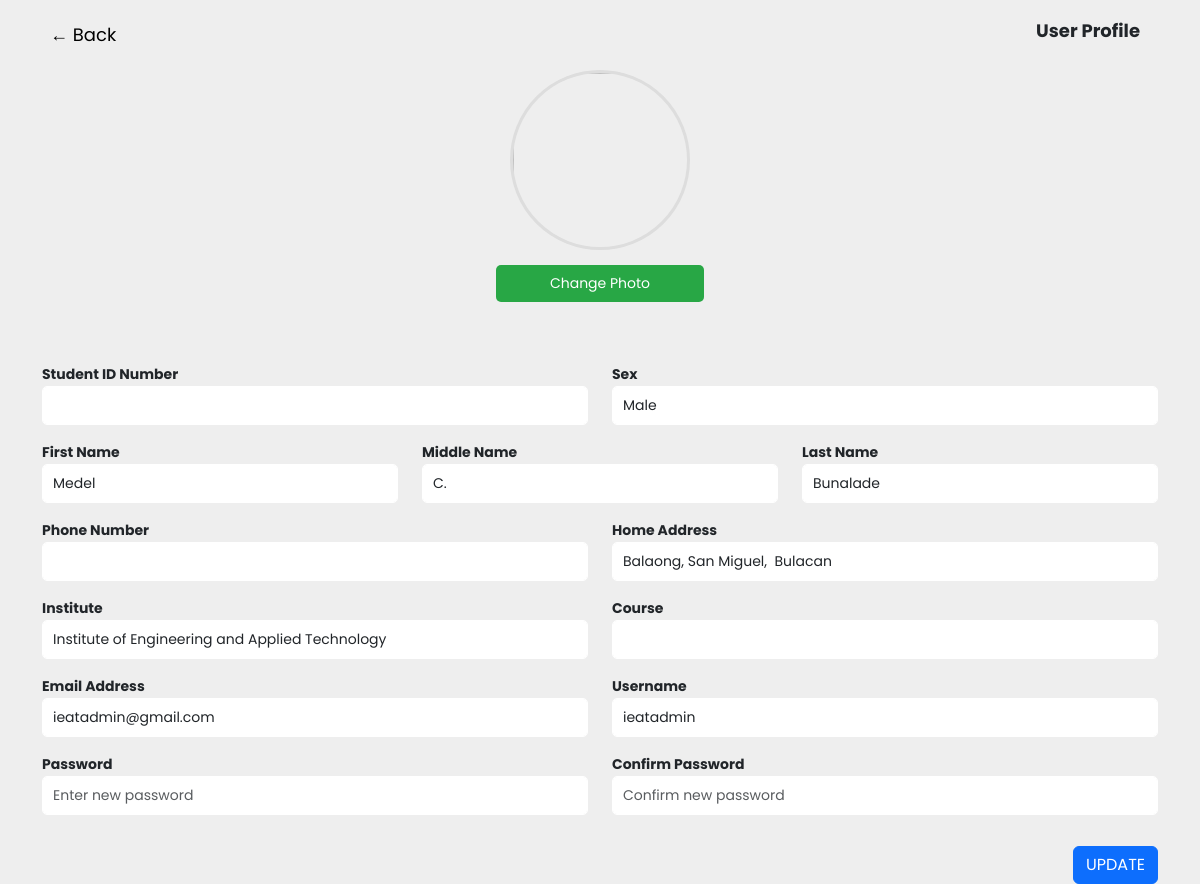
/4student/profile/profile.php (signed in), run on the app's committed database.
### tables this page shows
CREATE TABLE `users` (
  `users_id` int(11) NOT NULL,
  `coordinator_id` int(11) DEFAULT NULL,
  `fname` varchar(50) DEFAULT NULL,
  `mname` varchar(50) DEFAULT NULL,
  `lname` varchar(50) DEFAULT NULL,
  `sex` enum('female','male') DEFAULT NULL,
  `address` text DEFAULT NULL,
  `phone` varchar(20) DEFAULT NULL,
  `institute` enum('Institute of Engineering and Applied Technology','Institute of Management') DEFAULT NULL,
  `school_id` varchar(150) DEFAULT NULL,
  `course` enum('BS in Business Administration','BS in Hospitality Management','BS in Agriculture and Biosystems Engineering','BS in Geodetic Engineering','BS in Food Technology','BS in Information Technology') DEFAULT NULL,
  `hte_id` int(11) DEFAULT NULL,
  `year_section` enum('4-A','4-B','4-C','4-D','4-E','4-F','4-G') DEFAULT NULL,
  `designation` varchar(100) DEFAULT NULL,
  `role` enum('admin','coordinator','student','trainer','subtrainer') DEFAULT NULL,
  `email` varchar(100) DEFAULT NULL,
  `username` varchar(50) DEFAULT NULL,
  `password` varchar(255) DEFAULT NULL,
  `temppass` varchar(255) DEFAULT NULL,
  `otp` varchar(10) DEFAULT NULL,
  `activate` tinyint(1) NOT NULL DEFAULT 0,
  `guid` varchar(255) DEFAULT NULL,
  `image_profile` text DEFAULT NULL,
  `chat_stats` enum('online','offline','default') DEFAULT 'offline',
  `users_account` enum('enabled','disabled') DEFAULT 'enabled',
  `created_on` timestamp NOT NULL DEFAULT current_timestamp(),
  `updated_on` timestamp NOT NULL DEFAULT current_timestamp() ON UPDATE current_timestamp(),
  `attended` enum('yes','no') DEFAULT 'no',
  `assigned` enum('BS in Business Administration','BS in Hospitality Management','BS in Agriculture and Biosystems Engineering','BS in Geodetic Engineering','BS in Food Technology','BS in Information Technology') DEFAULT NULL,
  `ojt_stats` enum('deployed','pending','pulled-out') DEFAULT 'pending',
  `is_completed` enum('c','nyc') DEFAULT NULL,
  `time_in` datetime DEFAULT NULL,
  `time_out` datetime DEFAULT NULL,
  `remarks` text DEFAULT NULL
);

### 4student/profile/profile.php (the view, shortened to what this page needs)
<?php
include("../../0config/database.php");
$user_id = $_SESSION['user_id'] ?? 0;
$query = "SELECT * FROM users WHERE users_id = ?";
$stmt = $conn->prepare($query);
$stmt->bind_param("i", $user_id);
$stmt->execute();
$result = $stmt->get_result();
$user = $result->fetch_assoc();
?>
<!DOCTYPE html>
<html lang="en">
<head>
    <link rel="stylesheet" href="https://cdn.jsdelivr.net/npm/bootstrap@5.3.0/dist/css/bootstrap.min.css">
    <link rel="stylesheet" href="../../4student/profile/css/profile.css">
</head>
<body>
    <div class="container-fluid profile-container">
        <div class="profile-header-container">
            <a href="../../4student/studentdashboard.php" class="back-btn">← Back</a>
            <h3 class="profile-header">User Profile</h3>
        </div>
        <div class="row profile-wrapper">
            <div class="col-lg-3 col-md-4 col-12 profile-left text-center">
                <img id="profileImage" src="<?php echo htmlspecialchars('../../upload_profile/' . ($user['image_profile'] ?? 'siplogo.png')); ?>" class="profile-image">
                <button class="change-photo-btn" id="uploadBtn">Change Photo</button>
            </div>
            <div class="col-lg-9 col-md-8 col-12 profile-form">
                <form id="updateProfileForm">
                    <div class="row">
                        <div class="col-md-8 form-group">
                            <label>Student ID Number</label>
                            <input type="text" class="form-control" name="school_id" value="<?php echo htmlspecialchars($user['school_id'] ?? ''); ?>">
                        </div>
                        <div class="col-md-4 form-group">
                            <label>Sex</label>
                            <select class="form-control" name="sex">
                                <option value="male" <?php echo ($user['sex'] === 'male') ? 'selected' : ''; ?>>Male</option>
                            </select>
                        </div>
                    </div>
                    <div class="row">
                        <div class="col-md-4 form-group">
                            <label>First Name</label>
                            <input type="text" class="form-control" name="fname" value="<?php echo htmlspecialchars($user['fname'] ?? ''); ?>">
                        </div>
                        <div class="col-md-4 form-group">
                            <label>Middle Name</label>
                            <input type="text" class="form-control" name="mname" value="<?php echo htmlspecialchars($user['mname'] ?? ''); ?>">
                        </div>
                        <div class="col-md-4 form-group">
                            <label>Last Name</label>
                            <input type="text" class="form-control" name="lname" value="<?php echo htmlspecialchars($user['lname'] ?? ''); ?>">
                        </div>
                    </div>
                    <div class="row">
                        <div class="col-md-6 form-group">
                            <label>Phone Number</label>
                            <input type="text" class="form-control" name="phone" value="<?php echo htmlspecialchars($user['phone'] ?? ''); ?>">
                        </div>
                        <div class="col-md-6 form-group">
                            <label>Home Address</label>
                            <input type="text" class="form-control" name="address" value="<?php echo htmlspecialchars($user['address'] ?? ''); ?>">
                        </div>
                    </div>
                    <div class="row">
                        <div class="col-md-6 form-group">
                            <label>Institute</label>
                            <input type="text" class="form-control" value="<?php echo htmlspecialchars($user['institute'] ?? ''); ?>" readonly>
                        </div>
                        <div class="col-md-6 form-group">
                            <label>Course</label>
                            <input type="text" class="form-control" name="course" value="<?php echo htmlspecialchars($user['course'] ?? ''); ?>" readonly>
                        </div>
                    </div>
                    <div class="row">
                        <div class="col-md-6 form-group">
                            <label>Email Address</label>
                            <input type="email" class="form-control" name="email" value="<?php echo htmlspecialchars($user['email'] ?? 'N/A'); ?>">
                        </div>
                        <div class="col-md-6 form-group">
                            <label>Username</label>
                            <input type="text" class="form-control" name="username" value="<?php echo htmlspecialchars($user['username'] ?? ''); ?>">
                        </div>
                    </div>
                    <div class="row">
                        <div class="col-md-6 form-group">
                            <label>Password</label>
                            <input type="password" class="form-control" name="password" placeholder="Enter new password">
                        </div>
                        <div class="col-md-6 form-group">
                            <label>Confirm Password</label>
                            <input type="password" class="form-control" name="confirm_password" placeholder="Confirm new password">
                        </div>
                    </div>
                    <div class="text-end mt-3">
                        <button type="submit" class="btn btn-primary">UPDATE</button>
                    </div>
                </form>
            </div>
        </div>
    </div>
</body>
</html>

### 4student/profile/css/profile.css (style rules this page uses)
body { font-family: "Poppins", sans-serif !important; }
* { margin: 0; padding: 0; box-sizing: border-box; }
body { background-color: #eeeeee; }
.container-fluid { max-width: 100%; height: 100vh; padding: 20px 30px; display: flex; flex-direction: column; align-items: center; }
.profile-header-container { display: flex; align-items: center; justify-content: space-between; width: 100%; max-width: 1600px; margin-bottom: 20px; padding: 0 20px; }
.back-btn { font-size: 18px; cursor: pointer; color: black; text-decoration: none; }
.profile-header { font-size: 24px; font-weight: bold; text-align: right; margin-right: 10px; }
.profile-header { font-size: 18px; font-weight: bold; text-align: right; }
.profile-wrapper { display: flex; align-items: flex-start; justify-content: center; width: 100%; max-width: 1600px; gap: 60px; }
.profile-left { flex: 1; max-width: 300px; text-align: center; }
.profile-image { width: 180px; height: 180px; object-fit: cover; border-radius: 50%; border: 3px solid #ddd; display: block; margin: 0 auto 15px; }
.change-photo-btn { display: block; width: 80%; background-color: #28a745; color: white; border: none; padding: 8px; border-radius: 5px; cursor: pointer; font-size: 14px; margin: 0 auto; }
.profile-form { flex: 2; width: 100%; }
.profile-form form { width: 100%; max-width: 1200px; }
.form-group { margin-bottom: 15px; }
label { font-weight: bold; font-size: 14px; }
.form-control { width: 100%; padding: 8px 10px; border: 1px solid #ffffff; border-radius: 5px; font-size: 14px; }
.profile-form .row { display: flex; justify-content: space-between; }
.profile-form .col-md-6, .profile-form .col-md-4, .profile-form .col-md-8 { flex: 1; }
@media (max-width: 1400px) { .profile-wrapper { flex-direction: column; align-items: center; } }
@media (max-width: 1400px) { .profile-left { max-width: 100%; } }
@media (max-width: 1400px) { .profile-form { width: 100%; } }
@media (max-width: 1400px) { .profile-form form { max-width: 100%; } }

### data on the page
users: sex "Male", fname "Medel", mname "C.", lname "Bunalade", address "Balaong, San Miguel, Bulacan", institute "Institute of Engineering and Applied Technology", email "ieatadmin@gmail.com", username "ieatadmin"
